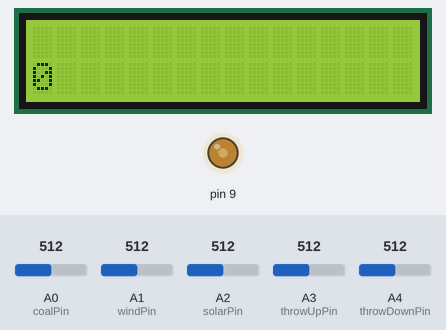
A sketch run on a simulated Arduino Uno, built with avr-gcc and run on an emulated ATmega328P. Shown: 16×2 character LCD, output pins drawn as LEDs (lit = HIGH). The test bench sets the inputs (shaded band); at power-on: A0 (coalPin) = 512, A1 (windPin) = 512, A2 (solarPin) = 512, A3 (throwUpPin) = 512, A4 (throwDownPin) = 512. What the sketch prints to the serial monitor is not drawn.

Above: at 0.1 s.
At 4.1 s:
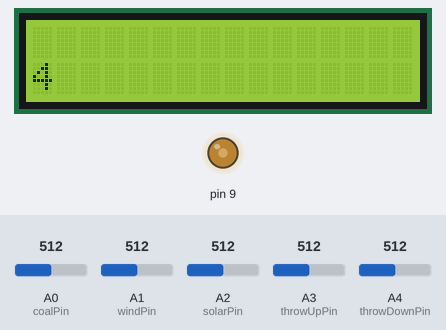
At 9.1 s:
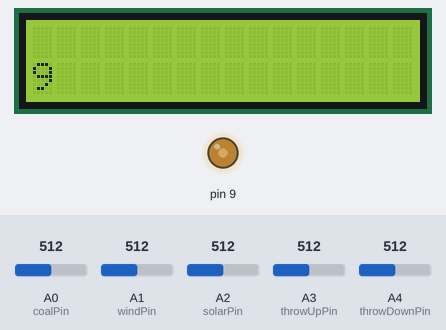
At 19.1 s:
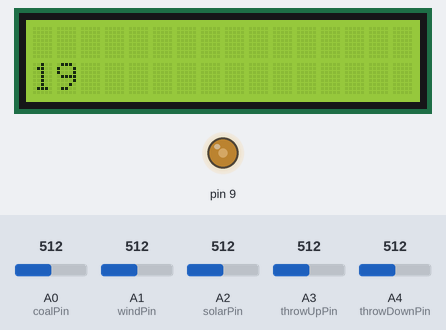
At 29.1 s:
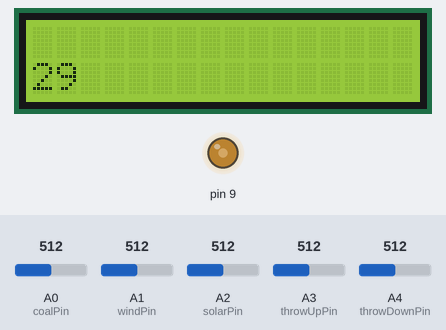
At 39.1 s:
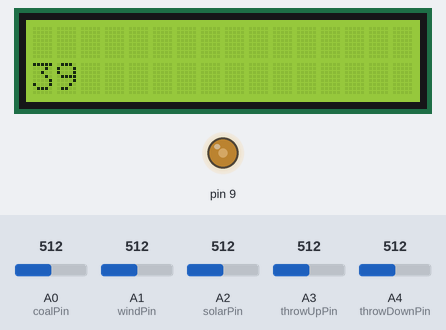

Measured:
- what the display in image 1 shows lasts 1.1 s, from 4.0 s to 5.1 s

The sketch:

Main.ino
```cpp
/*
 * Hegde_DB2
 *
 * This is the Arduino portion of the code.
 * It just prints the button states to Serial.
 *
 */
#include <LiquidCrystal.h>

LiquidCrystal lcd(12, 11, 5, 4, 3, 2);

int solarPin= A2;
int windPin = A1;
int coalPin = A0;
int throwUpPin = A3;
int throwDownPin = A4;
// Here are the pin values of each of the input buttons / throws
String val = "";

void setup() {
  Serial.begin(9600);
  // Begin at frequency 9600

  lcd.begin(16, 2); //Initialize the 16x2 LCD
  lcd.clear();  //Clear any old data displayed on the LCD

  int contrast_level=105;
  analogWrite(9, contrast_level);
}

void loop() {
  int solarVal = analogRead(solarPin);
  int windVal = analogRead(windPin);
  int coalVal = analogRead(coalPin);
  int throwUpVal = analogRead(throwUpPin);
  int throwDownVal = analogRead(throwDownPin);
  // Fin the Values based on of the switches and buttons are closed or open.

  if(solarVal < 525)
    solarVal = 0;
  else
    solarVal = 1;

  if(windVal < 525)
    windVal = 0;
  else
    windVal = 1;

  if(coalVal < 525)
    coalVal = 0;
  else
    coalVal = 1;

  if(throwUpVal < 525)
    throwUpVal = 0;
  else
    throwUpVal = 1;

  if(throwDownVal < 525)
    throwDownVal = 0;
  else
    throwDownVal = 1;

  lcd.setCursor(0, 1);  //Set the (invisible) cursor to column 0,
              // row 1.
  lcd.print(millis()/1000); //Print to see if it work

//      val = Serial.read(); // read it and store it in val
//      if(val.indexOf("Time")>=0){
//        lcd.setCursor(0, 1);  //Set the (invisible) cursor to column 0,
//              // row 1.
//        lcd.print(val); //Print the number of seconds
//                //since the Arduino last reset.
//      }

  Serial.println("Switch" + String(solarVal) + String(windVal) + String(coalVal) + String(throwUpVal) + String(throwDownVal));
  // Print to the Serial to be read in Processing
  delay(50);
  // delay so there is less spam
}
```
